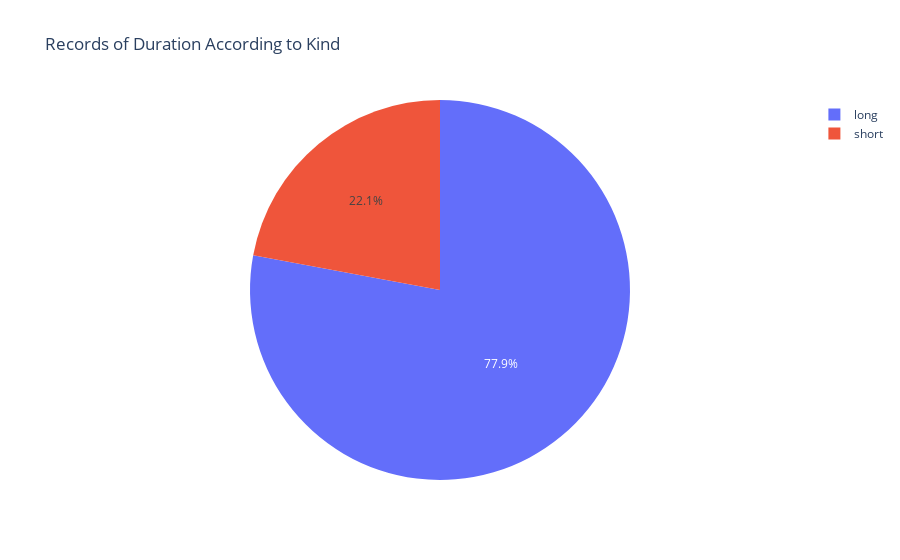

Notebook code for this chart:
### Code cell
fig = px.pie(df, names = "kind", values = "duration", title = "Records of Duration According to Kind")
fig.show();

### Figure 1 — Plotly figure (JSON) as saved in the notebook; plotly's stock layout.template omitted (floating-point values rounded to 4 significant figures; data arrays with more than 128 entries replaced by an {"elided": "..."} marker saying what was removed)
{"data": [{"domain": {"x": [0, 1], "y": [0, 1]}, "hovertemplate": "kind=%{label}<br>duration=%{value}<extra></extra>", "labels": {"elided": "272 str values"}, "legendgroup": "", "name": "", "showlegend": true, "type": "pie", "values": {"elided": "272 float values"}}], "layout": {"legend": {"tracegroupgap": 0}, "title": {"text": "Records of Duration According to Kind"}}}
